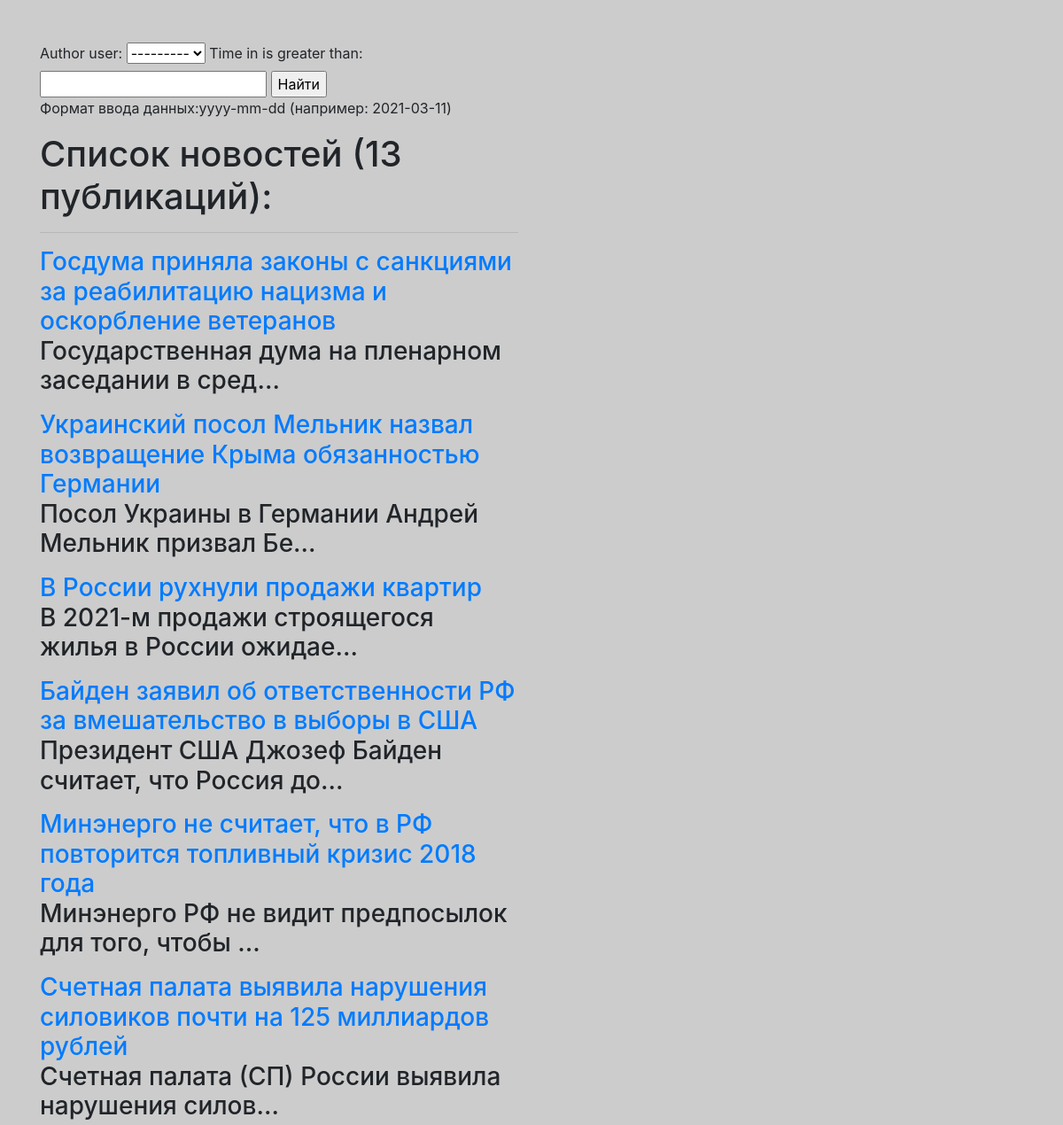
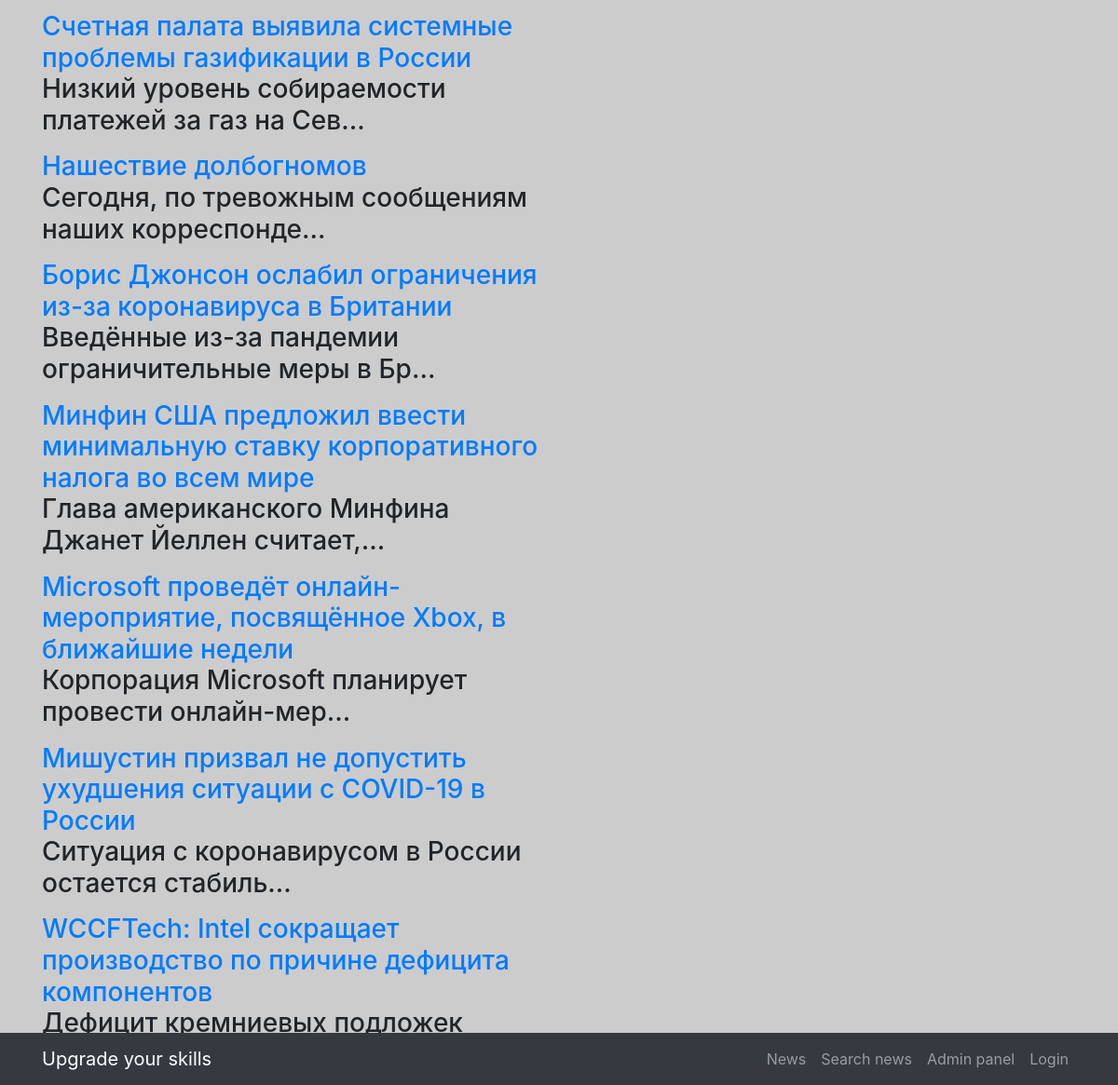
The app's page /news/search/ with its own data (2 pictures, top to bottom).
### news/models.py (models this page shows, shortened)
class Post(models.Model):
    author = models.ForeignKey('Author', on_delete = models.CASCADE)
    news, article = 'NE', 'AR'
    POSITIONS = [(news, 'Новость'), (article,'Статья')]
    type_news_article = models.CharField(max_length = 2, choices = POSITIONS, default = 'news')
    time_in = models.DateTimeField(auto_now_add = True)
    chapter = models.CharField(max_length = 200, unique = False)
    text = models.TextField(default = '')
    article_news_rate = models.IntegerField(default=0)
    category = models.ManyToManyField(Category, through= 'PostCategory')

### news/views.py (the view)
# urls.py: path('search/', SearchNews.as_view(), name = 'search_news'),
class SearchNews(ListView):
    model = Post
    template_name = 'news/searchnews.html'
    context_object_name = 'searchnews'
    def get_context_data(self, **kwargs): # забираем отфильтрованные объекты переопределяя метод get_context_data у наследуемого класса
        context = super().get_context_data(**kwargs)
        context["filter"] = NewsFilter(self.request.GET, queryset=self.get_queryset()) # вписываем наш фильтр в контекст
        return context

### djantimat/helpers.py (called while the page is built)
    @staticmethod
    def replace(text, repl='[censored]'):
        words = {}
        for word in PymorphyProc._gen(text):
            text = text.replace(word, repl)
        return text

    @staticmethod
    def _gen(text):
        for word in re.findall(word_pattern, text):
            if len(word) < 3:
                continue
            normal_word = PymorphyProc.morph.parse(word.lower())[0].normal_form
            if normal_word in PymorphyProc.get_words():
                yield word

    @staticmethod
    def get_words():
        return Slang.objects.values_list('word', flat=True)

### news/templatetags/custom_filters.py (called while the page is built)
@register.filter(name='censor')
def censor(value):
    return PymorphyProc.replace(value, repl='[censored]')

### templates/news/searchnews.html (shortened to what this page needs)
{% extends 'base.html' %}
{% load custom_filters %}
{% block content %}
<form method="GET">
    {{ filter.form }}
    <input type="submit" value="Найти">
</form>
<p>
    Формат ввода данных:yyyy-mm-dd (например: 2021-03-11)
</p>
{% if searchnews %}
    <h1>Список новостей ({{filter.qs | length}} публикаций):</h1>
    <hr>
    <table>
        {% for news in filter.qs %}
        <h3>
            <a href="{{news.id}}">
                {{news.chapter | censor}}
            </a>
        <p>
            {{news.text | truncatechars:51 | censor}}
        </p>
        {%endfor%}
    </table>
{% else %}
    <h2>Новостей пока нет!</h2>
{% endif %}
{% endblock content %}

### templates/base.html (shortened to what this page needs)
{% load static %}
<!DOCTYPE html>
<html lang="en">
<head>
  <link href={% static "vendor/bootstrap/css/bootstrap.min.css" %} rel="stylesheet">
  <link href={% static "css/style.css" %} rel="stylesheet" type="text/css">
  <link href={% static "css/the-big-picture.css" %} rel="stylesheet">
</head>
<body>
  {% block body %}
  <nav class="navbar navbar-expand-lg navbar-dark bg-dark fixed-bottom">
    <div class="container">
      <a class="navbar-brand" >Upgrade your skills</a>
      <div class="collapse navbar-collapse" id="navbarResponsive">
        <ul class="navbar-nav ml-auto">
          <li class="nav-item">
            <a class="nav-link" href="{% url 'news_list' %}">News
            </a>
          </li>
          <li class="nav-item">
            <a class="nav-link" href="{% url 'search_news' %}">Search news</a>
          </li>
          <li class="nav-item">
            <a class="nav-link" href="/admin">Admin panel</a>
          </li>
          {% if not user.is_authenticated %}
            <li class="nav-item">
              <a class="nav-link" href="{% url 'account_login' %}">Login</a>
            </li>
          {% else %}
            <li class="nav-item">
              <a class="nav-link" href="{% url 'account_logout' %}">Logout</a>
            </li>
          {% endif %}
        </ul>
      </div>
    </div>
  </nav>
  <section>
    <div class="container">
      <div class="row">
        <div class="col-lg-6">
                {% block content %}
                {% endblock content %}
        </div>
      </div>
    </div>
  </section>
{% endblock body %}
</body>
</html>

### static/css/the-big-picture.css (style rules this page uses)
body { background: url(http://localhost:8000/static/1920x1080.png) no-repeat center center fixed; -webkit-background-size: cover; -moz-background-size: cover; background-size: cover; -o-background-size: cover; }

### records on screen
Post: chapter|censor "Госдума приняла законы с санкциями за реабилитацию нацизма и оскорбление ветеранов", text|censor "Государственная дума на пленарном заседании в сред…"
Post: chapter|censor "Украинский посол Мельник назвал возвращение Крыма обязанностью Германии", text|censor "Посол Украины в Германии Андрей Мельник призвал Бе…"
Post: chapter|censor "В России рухнули продажи квартир", text|censor "В 2021-м продажи строящегося жилья в России ожидае…"
Post: chapter|censor "Байден заявил об ответственности РФ за вмешательство в выборы в США", text|censor "Президент США Джозеф Байден считает, что Россия до…"
Post: chapter|censor "Минэнерго не считает, что в РФ повторится топливный кризис 2018 года", text|censor "Минэнерго РФ не видит предпосылок для того, чтобы …"
Post: chapter|censor "Счетная палата выявила нарушения силовиков почти на 125 миллиардов рублей", text|censor "Счетная палата (СП) России выявила нарушения силов…"
Post: chapter|censor "Счетная палата выявила системные проблемы газификации в России", text|censor "Низкий уровень собираемости платежей за газ на Сев…"
Post: chapter|censor "Нашествие долбогномов", text|censor "Сегодня, по тревожным сообщениям наших корреспонде…"
Post: chapter|censor "Борис Джонсон ослабил ограничения из-за коронавируса в Британии", text|censor "Введённые из-за пандемии ограничительные меры в Бр…"
Post: chapter|censor "Минфин США предложил ввести минимальную ставку корпоративного налога во всем мире", text|censor "Глава американского Минфина Джанет Йеллен считает,…"
Post: chapter|censor "Microsoft проведёт онлайн-мероприятие, посвящённое Xbox, в ближайшие недели", text|censor "Корпорация Microsoft планирует провести онлайн-мер…"
Post: chapter|censor "Мишустин призвал не допустить ухудшения ситуации с COVID-19 в России", text|censor "Ситуация с коронавирусом в России остается стабиль…"
Post: chapter|censor "WCCFTech: Intel сокращает производство по причине дефицита компонентов", text|censor "Дефицит кремниевых подложек…"

### other values on screen
{{ filter.qs | length }} "13"
